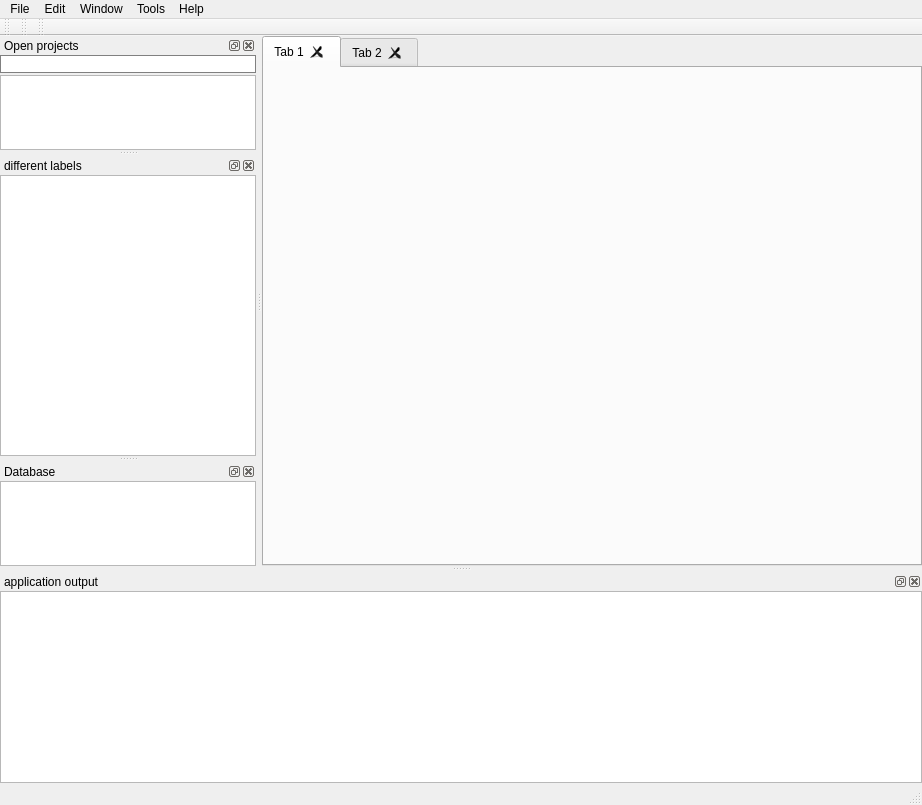
<?xml version="1.0" encoding="UTF-8"?>
<ui version="4.0">
 <class>MDImain</class>
 <widget class="QMainWindow" name="MDImain">
  <property name="geometry">
   <rect>
    <x>0</x>
    <y>0</y>
    <width>922</width>
    <height>805</height>
   </rect>
  </property>
  <property name="sizePolicy">
   <sizepolicy hsizetype="Expanding" vsizetype="Expanding">
    <horstretch>0</horstretch>
    <verstretch>0</verstretch>
   </sizepolicy>
  </property>
  <property name="windowTitle">
   <string>HEXplorer</string>
  </property>
  <property name="windowIcon">
   <iconset resource="icones.qrc">
    <normaloff>:/icones/space_shuttle.ico</normaloff>:/icones/space_shuttle.ico</iconset>
  </property>
  <property name="iconSize">
   <size>
    <width>50</width>
    <height>50</height>
   </size>
  </property>
  <widget class="QWidget" name="centralwidget">
   <layout class="QVBoxLayout" name="verticalLayout_2">
    <property name="leftMargin">
     <number>0</number>
    </property>
    <property name="topMargin">
     <number>0</number>
    </property>
    <property name="rightMargin">
     <number>0</number>
    </property>
    <property name="bottomMargin">
     <number>0</number>
    </property>
    <item>
     <widget class="CTabWidget" name="tabWidget">
      <property name="maximumSize">
       <size>
        <width>16777215</width>
        <height>16777215</height>
       </size>
      </property>
      <property name="acceptDrops">
       <bool>true</bool>
      </property>
      <property name="currentIndex">
       <number>0</number>
      </property>
      <property name="tabsClosable">
       <bool>true</bool>
      </property>
      <property name="movable">
       <bool>true</bool>
      </property>
      <property name="tabBarAutoHide">
       <bool>false</bool>
      </property>
      <widget class="QWidget" name="tab">
       <attribute name="title">
        <string>Tab 1</string>
       </attribute>
      </widget>
      <widget class="QWidget" name="tab_2">
       <attribute name="title">
        <string>Tab 2</string>
       </attribute>
      </widget>
     </widget>
    </item>
   </layout>
  </widget>
  <widget class="QMenuBar" name="menubar">
   <property name="geometry">
    <rect>
     <x>0</x>
     <y>0</y>
     <width>922</width>
     <height>21</height>
    </rect>
   </property>
   <property name="defaultUp">
    <bool>false</bool>
   </property>
   <widget class="QMenu" name="menuFile">
    <property name="title">
     <string>File</string>
    </property>
    <widget class="QMenu" name="menuRecent_Files">
     <property name="title">
      <string>Recent projects</string>
     </property>
    </widget>
    <addaction name="actionOpen_Working_Directory"/>
    <addaction name="actionClose_Working_Directory"/>
    <addaction name="separator"/>
    <addaction name="actionNewA2lProject"/>
    <addaction name="menuRecent_Files"/>
    <addaction name="separator"/>
    <addaction name="actionLoad_DB"/>
    <addaction name="separator"/>
    <addaction name="actionCheck_for_updates"/>
    <addaction name="separator"/>
    <addaction name="actionExit"/>
   </widget>
   <widget class="QMenu" name="menuHelp">
    <property name="title">
     <string>Help</string>
    </property>
    <addaction name="actionAbout"/>
   </widget>
   <widget class="QMenu" name="menuWindow">
    <property name="title">
     <string>Window</string>
    </property>
    <addaction name="separator"/>
   </widget>
   <widget class="QMenu" name="menuEdit">
    <property name="title">
     <string>Edit</string>
    </property>
    <addaction name="actionSettings"/>
   </widget>
   <widget class="QMenu" name="menuTools">
    <property name="title">
     <string>Tools</string>
    </property>
    <addaction name="actionCompare_dataset"/>
   </widget>
   <addaction name="menuFile"/>
   <addaction name="menuEdit"/>
   <addaction name="menuWindow"/>
   <addaction name="menuTools"/>
   <addaction name="menuHelp"/>
  </widget>
  <widget class="QDockWidget" name="outputListWidget">
   <property name="sizePolicy">
    <sizepolicy hsizetype="Preferred" vsizetype="Expanding">
     <horstretch>0</horstretch>
     <verstretch>0</verstretch>
    </sizepolicy>
   </property>
   <property name="minimumSize">
    <size>
     <width>922</width>
     <height>150</height>
    </size>
   </property>
   <property name="maximumSize">
    <size>
     <width>524287</width>
     <height>500</height>
    </size>
   </property>
   <property name="styleSheet">
    <string notr="true"/>
   </property>
   <property name="allowedAreas">
    <set>Qt::BottomDockWidgetArea</set>
   </property>
   <property name="windowTitle">
    <string>application output</string>
   </property>
   <attribute name="dockWidgetArea">
    <number>8</number>
   </attribute>
   <widget class="QWidget" name="dockWidgetContents_7">
    <layout class="QVBoxLayout" name="verticalLayout">
     <property name="leftMargin">
      <number>0</number>
     </property>
     <property name="topMargin">
      <number>0</number>
     </property>
     <property name="rightMargin">
      <number>0</number>
     </property>
     <property name="bottomMargin">
      <number>0</number>
     </property>
     <item>
      <widget class="QListWidget" name="listWidget">
       <property name="sizePolicy">
        <sizepolicy hsizetype="Expanding" vsizetype="Expanding">
         <horstretch>0</horstretch>
         <verstretch>0</verstretch>
        </sizepolicy>
       </property>
       <property name="minimumSize">
        <size>
         <width>0</width>
         <height>0</height>
        </size>
       </property>
       <property name="maximumSize">
        <size>
         <width>16777215</width>
         <height>480</height>
        </size>
       </property>
      </widget>
     </item>
    </layout>
   </widget>
  </widget>
  <widget class="QDockWidget" name="projectTreeView">
   <property name="sizePolicy">
    <sizepolicy hsizetype="Preferred" vsizetype="Preferred">
     <horstretch>0</horstretch>
     <verstretch>0</verstretch>
    </sizepolicy>
   </property>
   <property name="baseSize">
    <size>
     <width>0</width>
     <height>0</height>
    </size>
   </property>
   <property name="windowTitle">
    <string>Open projects</string>
   </property>
   <attribute name="dockWidgetArea">
    <number>1</number>
   </attribute>
   <widget class="QWidget" name="dockWidgetContents_3">
    <property name="minimumSize">
     <size>
      <width>150</width>
      <height>0</height>
     </size>
    </property>
    <layout class="QVBoxLayout" name="verticalLayout_4">
     <property name="spacing">
      <number>2</number>
     </property>
     <property name="leftMargin">
      <number>0</number>
     </property>
     <property name="topMargin">
      <number>0</number>
     </property>
     <property name="rightMargin">
      <number>0</number>
     </property>
     <property name="bottomMargin">
      <number>0</number>
     </property>
     <item>
      <widget class="QLineEdit" name="lineEdit">
       <property name="styleSheet">
        <string notr="true">QLineEdit{
	border: 1px solid gray;
	border-radius: 10px;
	padding: 0 8px;
	background: white;
	selection-background-color: darkgray;
}
	</string>
       </property>
      </widget>
     </item>
     <item>
      <widget class="QTreeView" name="treeView">
       <property name="editTriggers">
        <set>QAbstractItemView::NoEditTriggers</set>
       </property>
       <property name="tabKeyNavigation">
        <bool>true</bool>
       </property>
       <property name="dragEnabled">
        <bool>false</bool>
       </property>
       <property name="dragDropMode">
        <enum>QAbstractItemView::NoDragDrop</enum>
       </property>
       <property name="sortingEnabled">
        <bool>false</bool>
       </property>
       <property name="animated">
        <bool>false</bool>
       </property>
      </widget>
     </item>
    </layout>
   </widget>
  </widget>
  <widget class="QDockWidget" name="Differentlabels_Dock">
   <property name="enabled">
    <bool>true</bool>
   </property>
   <property name="sizePolicy">
    <sizepolicy hsizetype="Preferred" vsizetype="Minimum">
     <horstretch>0</horstretch>
     <verstretch>0</verstretch>
    </sizepolicy>
   </property>
   <property name="minimumSize">
    <size>
     <width>150</width>
     <height>300</height>
    </size>
   </property>
   <property name="windowTitle">
    <string>different labels</string>
   </property>
   <attribute name="dockWidgetArea">
    <number>1</number>
   </attribute>
   <widget class="QWidget" name="dockWidgetContents">
    <property name="sizePolicy">
     <sizepolicy hsizetype="Preferred" vsizetype="Preferred">
      <horstretch>0</horstretch>
      <verstretch>0</verstretch>
     </sizepolicy>
    </property>
    <layout class="QVBoxLayout" name="verticalLayout_5">
     <property name="leftMargin">
      <number>0</number>
     </property>
     <property name="topMargin">
      <number>0</number>
     </property>
     <property name="rightMargin">
      <number>0</number>
     </property>
     <property name="bottomMargin">
      <number>0</number>
     </property>
     <item>
      <layout class="QVBoxLayout" name="verticalLayout_3">
       <item>
        <widget class="QTreeView" name="treeView_2"/>
       </item>
      </layout>
     </item>
    </layout>
   </widget>
  </widget>
  <widget class="QToolBar" name="toolBar_a2l">
   <property name="windowTitle">
    <string>A2L toolbar</string>
   </property>
   <property name="iconSize">
    <size>
     <width>25</width>
     <height>25</height>
    </size>
   </property>
   <attribute name="toolBarArea">
    <enum>TopToolBarArea</enum>
   </attribute>
   <attribute name="toolBarBreak">
    <bool>false</bool>
   </attribute>
  </widget>
  <widget class="QToolBar" name="toolBar_data">
   <property name="windowTitle">
    <string>HEX toolbar</string>
   </property>
   <property name="iconSize">
    <size>
     <width>25</width>
     <height>25</height>
    </size>
   </property>
   <attribute name="toolBarArea">
    <enum>TopToolBarArea</enum>
   </attribute>
   <attribute name="toolBarBreak">
    <bool>false</bool>
   </attribute>
  </widget>
  <widget class="QStatusBar" name="statusBar"/>
  <widget class="QDockWidget" name="dockWidget">
   <property name="windowTitle">
    <string>Database</string>
   </property>
   <attribute name="dockWidgetArea">
    <number>1</number>
   </attribute>
   <widget class="QWidget" name="dockWidgetContents_2">
    <layout class="QVBoxLayout" name="verticalLayout_6">
     <property name="leftMargin">
      <number>0</number>
     </property>
     <property name="topMargin">
      <number>0</number>
     </property>
     <property name="rightMargin">
      <number>0</number>
     </property>
     <property name="bottomMargin">
      <number>0</number>
     </property>
     <item>
      <widget class="ConnectionWidget" name="connectionWidget"/>
     </item>
    </layout>
   </widget>
  </widget>
  <widget class="QToolBar" name="toolBar_WD">
   <property name="windowTitle">
    <string>toolBar</string>
   </property>
   <property name="iconSize">
    <size>
     <width>25</width>
     <height>25</height>
    </size>
   </property>
   <attribute name="toolBarArea">
    <enum>TopToolBarArea</enum>
   </attribute>
   <attribute name="toolBarBreak">
    <bool>false</bool>
   </attribute>
  </widget>
  <action name="actionExit">
   <property name="icon">
    <iconset resource="icones.qrc">
     <normaloff>:/icones/exit2.png</normaloff>:/icones/exit2.png</iconset>
   </property>
   <property name="text">
    <string>exit</string>
   </property>
  </action>
  <action name="actionNewA2lProject">
   <property name="icon">
    <iconset resource="icones.qrc">
     <normaloff>:/icones/milky_cartable.png</normaloff>:/icones/milky_cartable.png</iconset>
   </property>
   <property name="text">
    <string>open project (A2L)</string>
   </property>
  </action>
  <action name="actionFind">
   <property name="icon">
    <iconset resource="icones.qrc">
     <normaloff>:/icones/milky_find.png</normaloff>:/icones/milky_find.png</iconset>
   </property>
   <property name="text">
    <string>Find</string>
   </property>
   <property name="shortcut">
    <string>Ctrl+F</string>
   </property>
  </action>
  <action name="actionGenerateHexFile">
   <property name="icon">
    <iconset resource="icones.qrc">
     <normaloff>:/icones/milky_save.png</normaloff>:/icones/milky_save.png</iconset>
   </property>
   <property name="text">
    <string>save Hex</string>
   </property>
   <property name="toolTip">
    <string>save hex</string>
   </property>
  </action>
  <action name="actionCompareHex">
   <property name="icon">
    <iconset resource="icones.qrc">
     <normaloff>:/icones/milky_stereoAvanceRapide.png</normaloff>:/icones/milky_stereoAvanceRapide.png</iconset>
   </property>
   <property name="text">
    <string>compare</string>
   </property>
  </action>
  <action name="actionAbout">
   <property name="icon">
    <iconset resource="icones.qrc">
     <normaloff>:/icones/milky_info.png</normaloff>:/icones/milky_info.png</iconset>
   </property>
   <property name="text">
    <string>About</string>
   </property>
  </action>
  <action name="actionCreate_database">
   <property name="icon">
    <iconset>
     <normaloff>:/icones/RootIcon.ico</normaloff>:/icones/RootIcon.ico</iconset>
   </property>
   <property name="text">
    <string>open session</string>
   </property>
  </action>
  <action name="actionCompare_dataset">
   <property name="icon">
    <iconset resource="icones.qrc">
     <normaloff>:/icones/milky_loopHex.png</normaloff>:/icones/milky_loopHex.png</iconset>
   </property>
   <property name="text">
    <string>quicklook</string>
   </property>
  </action>
  <action name="actionChooseLabels">
   <property name="icon">
    <iconset>
     <normaloff>:/icones/find.png</normaloff>:/icones/find.png</iconset>
   </property>
   <property name="text">
    <string>ChooseLabels</string>
   </property>
   <property name="toolTip">
    <string>choose labels</string>
   </property>
  </action>
  <action name="actionSave_session">
   <property name="icon">
    <iconset>
     <normaloff>:/icones/RootIcon.ico</normaloff>:/icones/RootIcon.ico</iconset>
   </property>
   <property name="text">
    <string>save session</string>
   </property>
  </action>
  <action name="actionCheck_for_updates">
   <property name="enabled">
    <bool>false</bool>
   </property>
   <property name="icon">
    <iconset resource="icones.qrc">
     <normaloff>:/icones/update.png</normaloff>:/icones/update.png</iconset>
   </property>
   <property name="text">
    <string>Check for updates</string>
   </property>
  </action>
  <action name="actionSettings">
   <property name="icon">
    <iconset resource="icones.qrc">
     <normaloff>:/icones/milky_outils.png</normaloff>:/icones/milky_outils.png</iconset>
   </property>
   <property name="text">
    <string>Settings</string>
   </property>
  </action>
  <action name="actionLoad_DB">
   <property name="enabled">
    <bool>false</bool>
   </property>
   <property name="icon">
    <iconset resource="icones.qrc">
     <normaloff>:/icones/milky_exportBaril.png</normaloff>:/icones/milky_exportBaril.png</iconset>
   </property>
   <property name="text">
    <string>Open database</string>
   </property>
  </action>
  <action name="actionOpen_script">
   <property name="icon">
    <iconset resource="icones.qrc">
     <normaloff>:/icones/binary.png</normaloff>:/icones/binary.png</iconset>
   </property>
   <property name="text">
    <string>open script</string>
   </property>
  </action>
  <action name="actionEdit_database">
   <property name="icon">
    <iconset resource="icones.qrc">
     <normaloff>:/icones/milky_editText.png</normaloff>:/icones/milky_editText.png</iconset>
   </property>
   <property name="text">
    <string>Edit database</string>
   </property>
  </action>
  <action name="actionOpen_Working_Directory">
   <property name="icon">
    <iconset resource="icones.qrc">
     <normaloff>:/icones/milky_classeur.png</normaloff>:/icones/milky_classeur.png</iconset>
   </property>
   <property name="text">
    <string>Open Working Directory</string>
   </property>
  </action>
  <action name="actionClose_Working_Directory">
   <property name="icon">
    <iconset resource="icones.qrc">
     <normaloff>:/icones/milky_ciseau.png</normaloff>:/icones/milky_ciseau.png</iconset>
   </property>
   <property name="text">
    <string>Close Working Directory</string>
   </property>
  </action>
  <action name="actionRename_file">
   <property name="icon">
    <iconset resource="icones.qrc">
     <normaloff>:/icones/milky_pinceau.png</normaloff>:/icones/milky_pinceau.png</iconset>
   </property>
   <property name="text">
    <string>Rename file</string>
   </property>
   <property name="shortcut">
    <string>Ctrl+R</string>
   </property>
   <property name="visible">
    <bool>true</bool>
   </property>
   <property name="iconVisibleInMenu">
    <bool>true</bool>
   </property>
  </action>
  <action name="actionUpdateWorkingDirectory">
   <property name="enabled">
    <bool>false</bool>
   </property>
   <property name="icon">
    <iconset resource="icones.qrc">
     <normaloff>:/icones/milky_resetAll.png</normaloff>:/icones/milky_resetAll.png</iconset>
   </property>
   <property name="text">
    <string>UpdateWorkingDirectory</string>
   </property>
   <property name="toolTip">
    <string>Reload working directory</string>
   </property>
   <property name="shortcut">
    <string>F5</string>
   </property>
  </action>
 </widget>
 <customwidgets>
  <customwidget>
   <class>CTabWidget</class>
   <extends>QTabWidget</extends>
   <header location="global">ctabwidget.h</header>
   <container>1</container>
  </customwidget>
  <customwidget>
   <class>ConnectionWidget</class>
   <extends>QTreeView</extends>
   <header>connectionwidget.h</header>
  </customwidget>
 </customwidgets>
 <tabstops>
  <tabstop>connectionWidget</tabstop>
  <tabstop>listWidget</tabstop>
  <tabstop>lineEdit</tabstop>
  <tabstop>treeView</tabstop>
  <tabstop>treeView_2</tabstop>
 </tabstops>
 <resources>
  <include location="icones.qrc"/>
 </resources>
 <connections/>
</ui>
